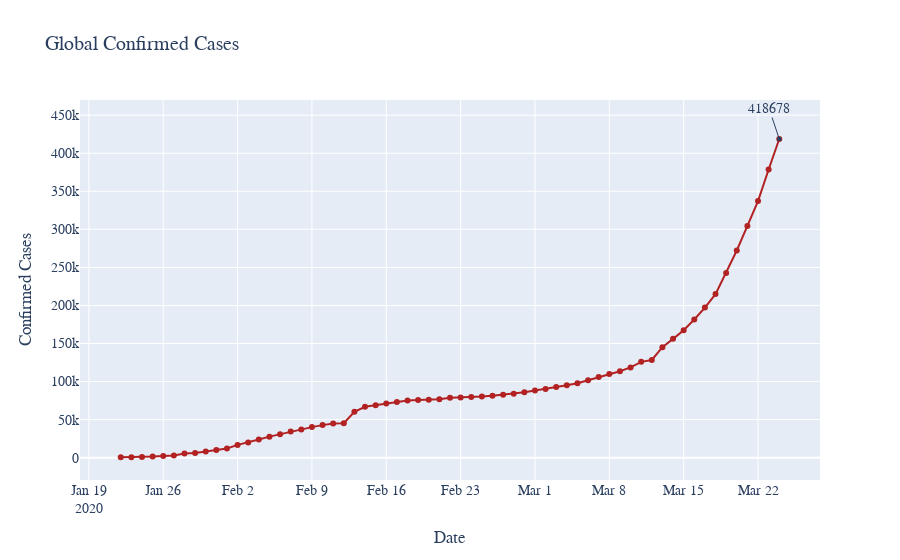

Notebook code cell kept with this figure:
### Code cell
# we can plot thi global time series

y = g_confirmed.to_numpy()[0]
x = g_confirmed.columns.to_list()

fig = go.Figure(
    go.Scatter(
        name='Global',
        mode='lines+markers',
        x=x,
        y=y,
        line=dict(
            color='firebrick'
        )
    )
)

fig.update_layout(
    title='Global Confirmed Cases',
    xaxis_title="Date",
    yaxis_title="Confirmed Cases",
    font=dict(
        family="Arial, bold",
        size=14,
        #color="auto"
    ),
    annotations=[
        dict(
            x=x[-1],
            y=y[-1],
            xref="x",
            yref="y",
            text='{}'.format(int(y[-1])),
            showarrow=True,
            arrowhead=7
        )
    ]
)
fig.write_image("figs/line_global_confirmed.png")
fig.show()

### Figure 1 — Plotly figure (JSON) as saved in the notebook; plotly's stock layout.template omitted (floating-point values rounded to 4 significant figures)
{"data": [{"line": {"color": "firebrick"}, "mode": "lines+markers", "name": "Global", "type": "scatter", "x": ["2020-01-22T00:00:00", "2020-01-23T00:00:00", "2020-01-24T00:00:00", "2020-01-25T00:00:00", "2020-01-26T00:00:00", "2020-01-27T00:00:00", "2020-01-28T00:00:00", "2020-01-29T00:00:00", "2020-01-30T00:00:00", "2020-01-31T00:00:00", "2020-02-01T00:00:00", "2020-02-02T00:00:00", "2020-02-03T00:00:00", "2020-02-04T00:00:00", "2020-02-05T00:00:00", "2020-02-06T00:00:00", "2020-02-07T00:00:00", "2020-02-08T00:00:00", "2020-02-09T00:00:00", "2020-02-10T00:00:00", "2020-02-11T00:00:00", "2020-02-12T00:00:00", "2020-02-13T00:00:00", "2020-02-14T00:00:00", "2020-02-15T00:00:00", "2020-02-16T00:00:00", "2020-02-17T00:00:00", "2020-02-18T00:00:00", "2020-02-19T00:00:00", "2020-02-20T00:00:00", "2020-02-21T00:00:00", "2020-02-22T00:00:00", "2020-02-23T00:00:00", "2020-02-24T00:00:00", "2020-02-25T00:00:00", "2020-02-26T00:00:00", "2020-02-27T00:00:00", "2020-02-28T00:00:00", "2020-02-29T00:00:00", "2020-03-01T00:00:00", "2020-03-02T00:00:00", "2020-03-03T00:00:00", "2020-03-04T00:00:00", "2020-03-05T00:00:00", "2020-03-06T00:00:00", "2020-03-07T00:00:00", "2020-03-08T00:00:00", "2020-03-09T00:00:00", "2020-03-10T00:00:00", "2020-03-11T00:00:00", "2020-03-12T00:00:00", "2020-03-13T00:00:00", "2020-03-14T00:00:00", "2020-03-15T00:00:00", "2020-03-16T00:00:00", "2020-03-17T00:00:00", "2020-03-18T00:00:00", "2020-03-19T00:00:00", "2020-03-20T00:00:00", "2020-03-21T00:00:00", "2020-03-22T00:00:00", "2020-03-23T00:00:00", "2020-03-24T00:00:00"], "y": [555, 654, 941, 1434, 2118, 2927, 5578, 6166, 8234, 9927, 12038, 16787, 19881, 23892, 27635, 30794, 34391, 37120, 40150, 42762, 44802, 45221, 60368, 66885, 69030, 71224, 73258, 75136, 75639, 76197, 76819, 78572, 78958, 79561, 80406, 81388, 82746, 84112, 86011, 88369, 90306, 92840, 95120, 97882, 101794, 105831, 109805, 113571, 118602, 125875, 128353, 145209, 156104, 167454, 181573, 197150, 214909, 242706, 272164, 304519, 337089, 378547, 418678]}], "layout": {"annotations": [{"arrowhead": 7, "showarrow": true, "text": "418678", "x": "2020-03-24T00:00:00", "xref": "x", "y": 418678, "yref": "y"}], "font": {"family": "Arial, bold", "size": 14}, "title": {"text": "Global Confirmed Cases"}, "xaxis": {"title": {"text": "Date"}}, "yaxis": {"title": {"text": "Confirmed Cases"}}}}
